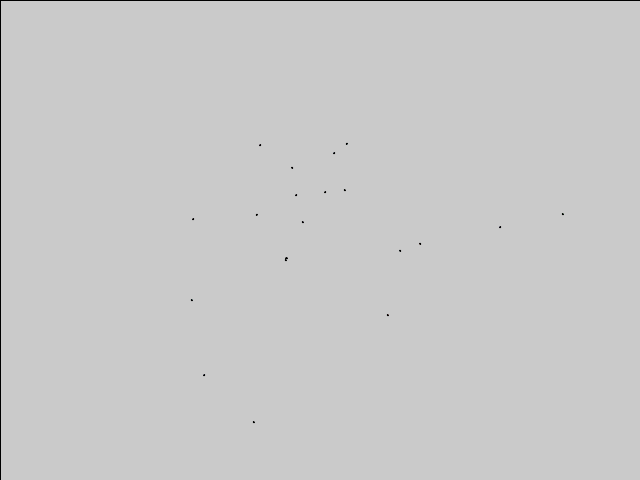
Frame 1 (no input)
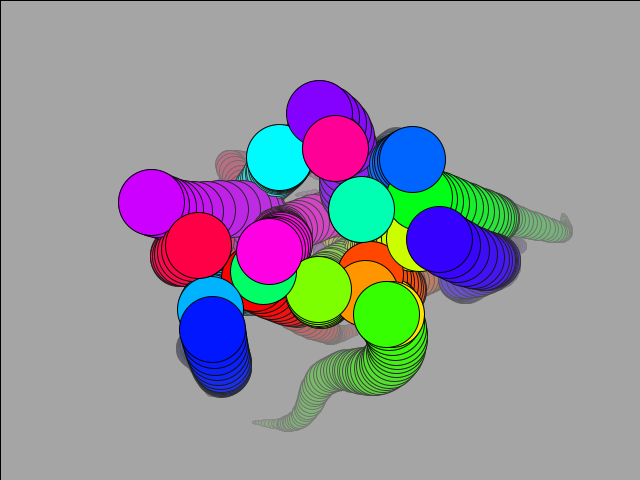
Frame 60 (the mouse pressed at the canvas centre just before this capture)
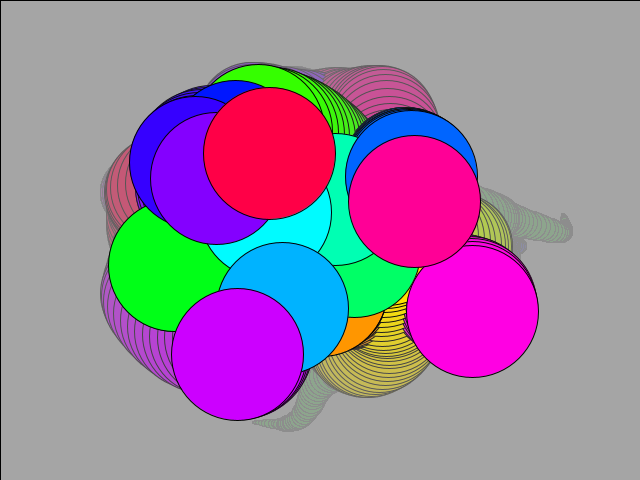
Frame 120 (the mouse held since frame 60 and released just before this capture)

The Processing sketch that drew these frames (run headless with seeded random() and noise(); from frame 60 on, the mouse is pressed at the canvas centre):

// Processing sketch: processing_168202
// ── processing_168202.pde


////////////////////////////////////////////
//  random walker
////////////////////////////////////////////
int N = 20; //個体数
int mouse_l, mouse_cen, mouse_r;
/*mouse_l = 0;
mouse_cen = 0;
mouse_r = 0;
*/
Walker[] walkers = new Walker[N];
/////
void setup(){
  size(640,480);
  colorMode(HSB);    //色指定はHSBモード
  for(int i = 0; i < N; i++){
    walkers[i] = new Walker(i);  // オブジェクト walkers の生成
  }
}
/////
void draw(){
  fill(150,10);           //第２に引数は不透明度
  rect(0,0,width,height); //ある程度透明な長方形を窓にかぶせる
  for(int i = 0; i < N; i++){
    walkers[i].step();          //オブジェクトに歩かせる
    walkers[i].display();       //オブジェクトに自分を表示してもらう
  }
}
/////
///// クラス定義
class Walker{
  float x;      //状態変数
  float y;      //状態変数
  int hue;      //色指定
  float tx, ty; //パーリンノイズ用
  float wei, hei;  //円の幅、高さ
  float tmp;
  
  Walker(int i){
    tx = 10000 * i;
    ty = 10000 * (i + 1);
    hue = (int)((float)i / N * 256);
  }
  void display(){ //表示用メソッド
    fill(hue,255,255);  //色指定（HSBモード）
    ellipse(x, y, wei, hei);     //円を描画
  }
  void step(){    //「歩く」メソッド
    x = map(noise(tx), 0, 1, 0, width);  //パーリンノイズ
    y = map(noise(ty), 0, 1, 0, height); //パーリンノイズ
    tx += 0.01;
    ty += 0.01;
    
    wei += 0.1;
    hei += 0.1;
    
    if(mouse_cen == 0){
      if(mouse_l == 0){
        wei ++;
      }
      else{
        wei --;
      }
      if(mouse_r == 0){
        hei ++;
      }
      else{
        hei --;
      }
    }
    else{
      tmp = wei;
      hei = wei;
      wei = tmp;
    }

  }
}

void mousePressed(){
  if(mouseButton == LEFT){
    if(mouse_l == 0){
      mouse_l = 1;
    }
    else{
      mouse_l = 0;
    }
  }
  else if(mouseButton == CENTER){
    if(mouse_cen == 0){
      mouse_cen = 1;
    }
    else{
      mouse_cen = 0;
    }
  }
  else if(mouseButton == RIGHT){
    if(mouse_r == 0){
      mouse_r = 1;
    }
    else{
      mouse_r = 0;
    }
  }
}
/////
